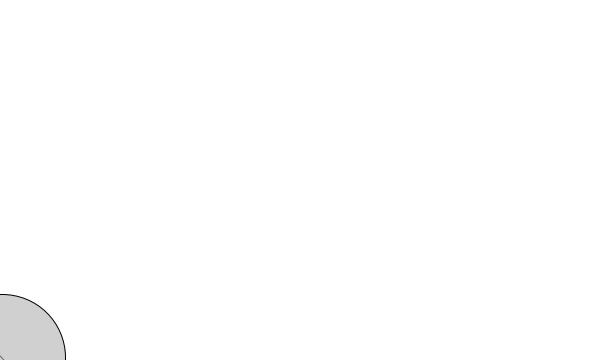
Frame 1 (no input)
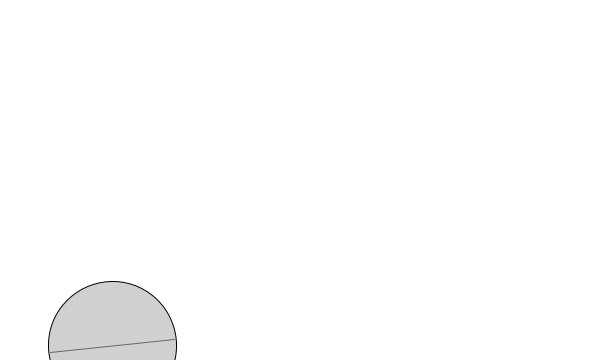
Frame 60 (the mouse pressed at the canvas centre just before this capture)
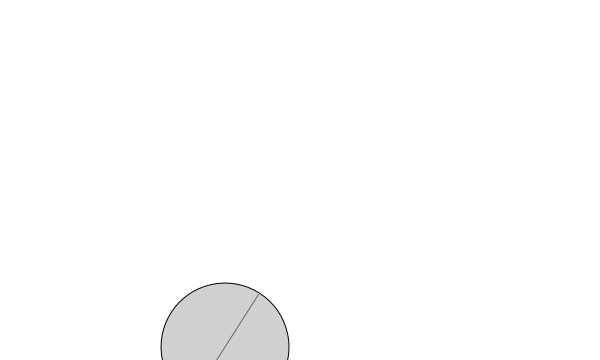
Frame 120 (the mouse held since frame 60 and released just before this capture)

The Processing sketch that drew these frames (run headless with seeded random() and noise(); from frame 60 on, the mouse is pressed at the canvas centre):

// Processing sketch: sketch_3_1_CannonBall
// ── sketch_3_1_CannonBall.pde
class Mover{
 
  PVector location;
  PVector velocity;
  PVector acceleration;
  float topspeed;
  float mass;
  
  float angle;
  float aVelocity;
  float aAcceleration;
  
  
  Mover(float m, float x, float y){
   
    location = new PVector(x,y);
    velocity = new PVector(0,0);
    acceleration = new PVector(0,0);
    topspeed = 5;
    mass = m;
    
    angle = 0.0;
    aVelocity = 0.0;
    aAcceleration = 0.0;
  }
  
  void update(){
   velocity.add(acceleration);
   location.add(velocity); 
   
   aAcceleration= acceleration.x/50;
   aVelocity += aAcceleration;
   angle += aVelocity;

    acceleration.mult(0);
  }
  
  void display(){
   stroke(0);
   fill(175,150);
   rectMode(CENTER);
   pushMatrix();
   translate(location.x,location.y);
   rotate(angle);
   line(-(mass*11/2),-(mass*11/2),mass*11/2,mass*11/2);
   ellipse(0,0,mass*16,mass*16);
   popMatrix();
  }
  
  void applyForce(PVector force){
    PVector f = PVector.div(force,mass);
    acceleration.add(f);
    
  }
  
  void checkEdges(){
   if (location.x > width){
     location.x = width;
     velocity.x *= -1;
     aVelocity *= -1;
   }
   else if(location.x < 0){
     location.x = 0;
     velocity.x *= -1;
     aVelocity *= -1;
   }
   
   if (location.y > height){
     location.y = height;
     velocity.y *= -1;
   }
   else if(location.y < 0){
     location.y = 0;
     velocity.y *= -1;
   }
  }
}




Mover mover;


void setup(){
  size(600,360);
  
  mover = new Mover(8,0,height);
  PVector cannon = new PVector(15,-15);
  mover.applyForce(cannon);


}


void draw(){
 
  
  background(255);


    
    PVector gravity = new PVector(0,0.1 * mover.mass);
    //PVector wind = new PVector(0.1,0);
    //float c = 0.01;
   
    
    //PVector friction = PVector.mult(mover.velocity,-1);
    //friction.normalize();
    //friction.mult(c);
    
    //mover.applyForce(friction);
    //mover.applyForce(wind);
    
    mover.applyForce(gravity);
    mover.update();
    mover.checkEdges();
    mover.display();
  
}
